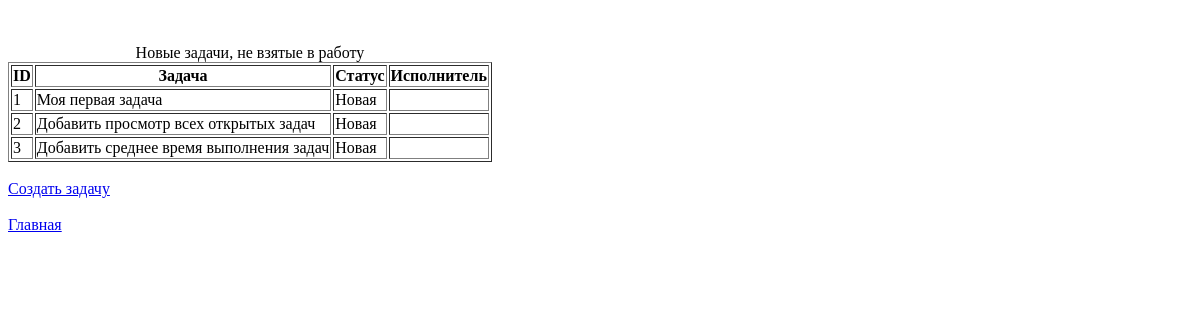
Page /open (signed in) on the earlier database version.
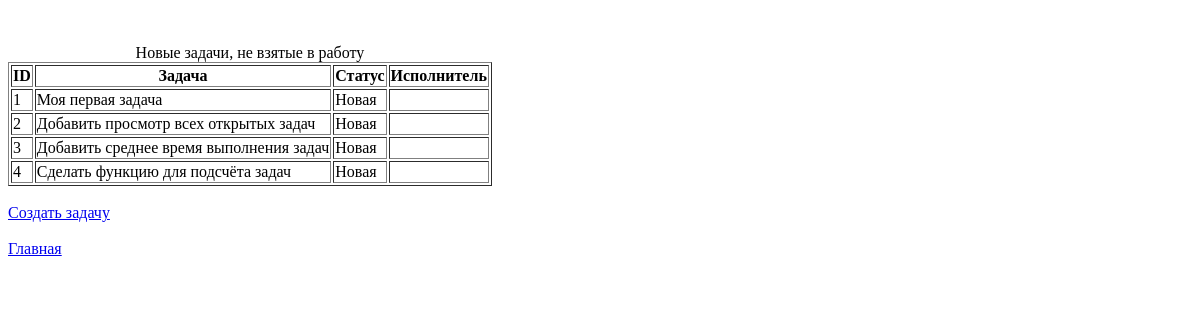
Same page on the later database version.
### tables this page shows
CREATE TABLE tasks (
	id INTEGER NOT NULL, 
	task VARCHAR, 
	status VARCHAR, 
	fio VARCHAR, 
	"create" DATETIME, 
	work DATETIME, 
	comlete DATETIME, 
	PRIMARY KEY (id)
);

### tasks.py (the view)
@app.route('/open')
def open():
    if session.get('logged_in'):
        conn = engine.connect()
        s = tasks.select().where(tasks.c.status == 'Новая')
        tasks_open = conn.execute(s)
        return render_template('open.html', tasks_open = tasks_open )
    else:
        return render_template('login.html')

### templates/open.html (shortened to what this page needs)
<!DOCTYPE html>
<html lang="en">
<head>
</head>
<body>
<br>
<br>
<table>
  <table border="1">
   <caption>Новые задачи, не взятые в работу</caption>
   <tr>
    <th>ID</th>
    <th>Задача</th>
    <th>Статус</th>
    <th>Исполнитель</th>
   </tr>
{% for task in tasks_open %}
<tr> <td>{{ task.id }} </td> <td> {{ task.task }} </td> <td> {{ task.status }} </td> <td> {{ task.fio }} </td>
</tr>
{% endfor %}
</table>
<br>
<a href="{{ url_for('new')}}">Создать задачу</a>
<br>
<br>
<a href="{{ url_for('show')}}">Главная</a>
</body>
</html>

Differences in the rows shown:
added tasks: id "4", task "Сделать функцию для подсчёта задач", status "Новая"
